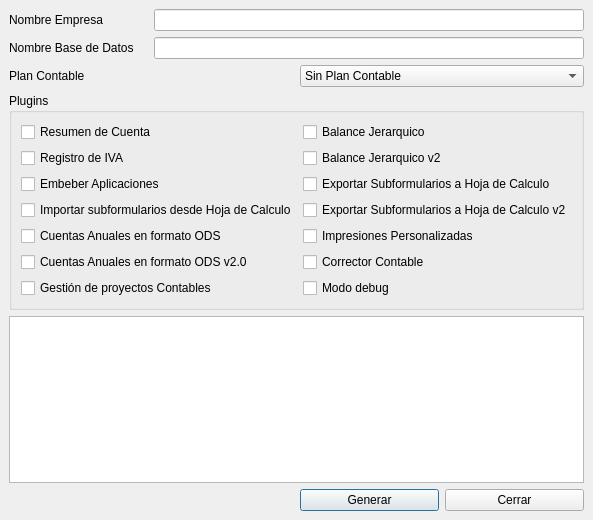
<ui version="4.0" >
 <class>NuevaContabilidadBase</class>
 <widget class="QDialog" name="NuevaContabilidadBase" >
  <property name="geometry" >
   <rect>
    <x>0</x>
    <y>0</y>
    <width>578</width>
    <height>520</height>
   </rect>
  </property>
  <property name="sizePolicy" >
   <sizepolicy>
    <hsizetype>0</hsizetype>
    <vsizetype>0</vsizetype>
    <horstretch>0</horstretch>
    <verstretch>0</verstretch>
   </sizepolicy>
  </property>
  <property name="maximumSize" >
   <size>
    <width>578</width>
    <height>608</height>
   </size>
  </property>
  <property name="windowTitle" >
   <string>Nueva Contabilidad</string>
  </property>
  <property name="windowIcon" >
   <iconset>../images/png/bulmacont.png</iconset>
  </property>
  <layout class="QGridLayout" >
   <property name="margin" >
    <number>9</number>
   </property>
   <property name="spacing" >
    <number>6</number>
   </property>
   <item row="3" column="0" colspan="4" >
    <widget class="QGroupBox" name="groupBox" >
     <property name="title" >
      <string>Plugins</string>
     </property>
     <layout class="QGridLayout" >
      <property name="margin" >
       <number>9</number>
      </property>
      <property name="spacing" >
       <number>6</number>
      </property>
      <item row="6" column="0" >
       <widget class="QCheckBox" name="mui_pluginproyectos" >
        <property name="text" >
         <string>Gestión de proyectos Contables</string>
        </property>
       </widget>
      </item>
      <item row="5" column="0" >
       <widget class="QCheckBox" name="mui_pluginreportods" >
        <property name="text" >
         <string>Cuentas Anuales en formato ODS v2.0</string>
        </property>
       </widget>
      </item>
      <item row="4" column="0" >
       <widget class="QCheckBox" name="mui_plugincanualesods" >
        <property name="text" >
         <string>Cuentas Anuales en formato ODS</string>
        </property>
       </widget>
      </item>
      <item row="3" column="0" >
       <widget class="QCheckBox" name="mui_pluginclipboardbf" >
        <property name="text" >
         <string>Importar subformularios desde Hoja de Calculo</string>
        </property>
       </widget>
      </item>
      <item row="2" column="0" >
       <widget class="QCheckBox" name="mui_plugindocked" >
        <property name="text" >
         <string>Embeber Aplicaciones</string>
        </property>
       </widget>
      </item>
      <item row="1" column="0" >
       <widget class="QCheckBox" name="mui_pluginregistrodeiva" >
        <property name="text" >
         <string>Registro de IVA</string>
        </property>
       </widget>
      </item>
      <item row="1" column="1" >
       <widget class="QCheckBox" name="mui_pluginbalance1" >
        <property name="text" >
         <string>Balance Jerarquico v2</string>
        </property>
       </widget>
      </item>
      <item row="0" column="1" >
       <widget class="QCheckBox" name="mui_pluginbalancetree" >
        <property name="text" >
         <string>Balance Jerarquico</string>
        </property>
       </widget>
      </item>
      <item row="0" column="0" >
       <widget class="QCheckBox" name="mui_pluginresumcta" >
        <property name="text" >
         <string>Resumen de Cuenta</string>
        </property>
       </widget>
      </item>
      <item row="4" column="1" >
       <widget class="QCheckBox" name="mui_pluginimpers" >
        <property name="text" >
         <string>Impresiones Personalizadas</string>
        </property>
       </widget>
      </item>
      <item row="2" column="1" >
       <widget class="QCheckBox" name="mui_pluginsubformsxc" >
        <property name="text" >
         <string>Exportar Subformularios a Hoja de Calculo</string>
        </property>
       </widget>
      </item>
      <item row="3" column="1" >
       <widget class="QCheckBox" name="mui_pluginsubformods" >
        <property name="text" >
         <string>Exportar Subformularios a Hoja de Calculo v2</string>
        </property>
       </widget>
      </item>
      <item row="5" column="1" >
       <widget class="QCheckBox" name="mui_plugincorrector" >
        <property name="text" >
         <string>Corrector Contable</string>
        </property>
       </widget>
      </item>
      <item row="6" column="1" >
       <widget class="QCheckBox" name="mui_plugindebugbc" >
        <property name="text" >
         <string>Modo debug</string>
        </property>
       </widget>
      </item>
     </layout>
    </widget>
   </item>
   <item row="2" column="0" colspan="2" >
    <widget class="QLabel" name="label_3" >
     <property name="whatsThis" >
      <string>Nombre de la Base de Datos</string>
     </property>
     <property name="text" >
      <string>Plan Contable</string>
     </property>
     <property name="buddy" >
      <cstring>comboBox</cstring>
     </property>
    </widget>
   </item>
   <item row="2" column="2" colspan="2" >
    <widget class="QComboBox" name="comboBox" >
     <item>
      <property name="text" >
       <string>Sin Plan Contable</string>
      </property>
     </item>
     <item>
      <property name="text" >
       <string>Plan General Contable 1992</string>
      </property>
     </item>
     <item>
      <property name="text" >
       <string>Plan General Contable 2008</string>
      </property>
     </item>
     <item>
      <property name="text" >
       <string>Entidades Sin Ánimo de Lucro 1992</string>
      </property>
     </item>
     <item>
      <property name="text" >
       <string>Entidades Sin Ánimo de Lucro 2008</string>
      </property>
     </item>
    </widget>
   </item>
   <item row="1" column="0" >
    <widget class="QLabel" name="label_2" >
     <property name="whatsThis" >
      <string>Nombre de la Base de Datos</string>
     </property>
     <property name="text" >
      <string>Nombre Base de Datos</string>
     </property>
     <property name="buddy" >
      <cstring>mui_nomdb</cstring>
     </property>
    </widget>
   </item>
   <item row="1" column="1" colspan="3" >
    <widget class="QLineEdit" name="mui_nomdb" />
   </item>
   <item row="0" column="0" >
    <widget class="QLabel" name="label" >
     <property name="whatsThis" >
      <string>Nombre Fiscal de la Empresa</string>
     </property>
     <property name="text" >
      <string>Nombre Empresa</string>
     </property>
     <property name="buddy" >
      <cstring>mui_nomempresa</cstring>
     </property>
    </widget>
   </item>
   <item row="0" column="1" colspan="3" >
    <widget class="QLineEdit" name="mui_nomempresa" />
   </item>
   <item row="5" column="2" >
    <widget class="QPushButton" name="mui_aceptar" >
     <property name="text" >
      <string>Generar</string>
     </property>
    </widget>
   </item>
   <item row="5" column="3" >
    <widget class="QPushButton" name="mui_cancelar" >
     <property name="text" >
      <string>Cerrar</string>
     </property>
    </widget>
   </item>
   <item row="4" column="0" colspan="4" >
    <widget class="QTextBrowser" name="mui_textBrowser" >
     <property name="focusPolicy" >
      <enum>Qt::NoFocus</enum>
     </property>
    </widget>
   </item>
  </layout>
 </widget>
 <tabstops>
  <tabstop>mui_nomempresa</tabstop>
  <tabstop>mui_nomdb</tabstop>
  <tabstop>comboBox</tabstop>
  <tabstop>mui_pluginresumcta</tabstop>
  <tabstop>mui_pluginbalancetree</tabstop>
  <tabstop>mui_pluginregistrodeiva</tabstop>
  <tabstop>mui_pluginbalance1</tabstop>
  <tabstop>mui_pluginsubformsxc</tabstop>
  <tabstop>mui_aceptar</tabstop>
  <tabstop>mui_cancelar</tabstop>
  <tabstop>mui_textBrowser</tabstop>
 </tabstops>
 <resources/>
 <connections>
  <connection>
   <sender>mui_cancelar</sender>
   <signal>released()</signal>
   <receiver>NuevaContabilidadBase</receiver>
   <slot>reject()</slot>
   <hints>
    <hint type="sourcelabel" >
     <x>464</x>
     <y>505</y>
    </hint>
    <hint type="destinationlabel" >
     <x>73</x>
     <y>502</y>
    </hint>
   </hints>
  </connection>
 </connections>
</ui>
